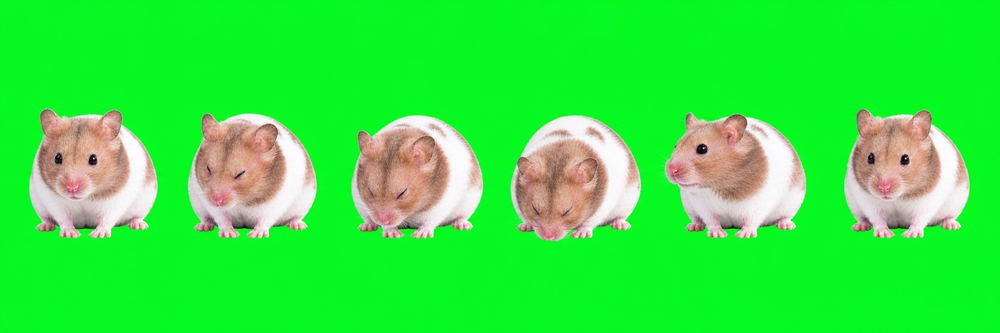
#> input picture pet-art/run/decoded/waiting.png, 1000 x 333 px, shrunk from 2172 x 724 before the run
$ python flatten_waiting_green.py
#> lines starting #> are read from the running program, lines starting #| are printed output that depends on the picture
from pathlib import Path
from PIL import Image

p = Path(__file__).parent / "decoded" / "waiting.png"
im = Image.open(p).convert("RGB")
#> im is the input picture: PIL image 1000x333 RGB; mean R, G, B 51.9, 232, 63.6
pix = im.load()
for y in range(im.height):
    for x in range(im.width):
        r, g, b = pix[x, y]
        if g >= 100 and g > r * 1.32 and g > b * 1.32:
            pix[x, y] = (0, 255, 0)
im.save(p)
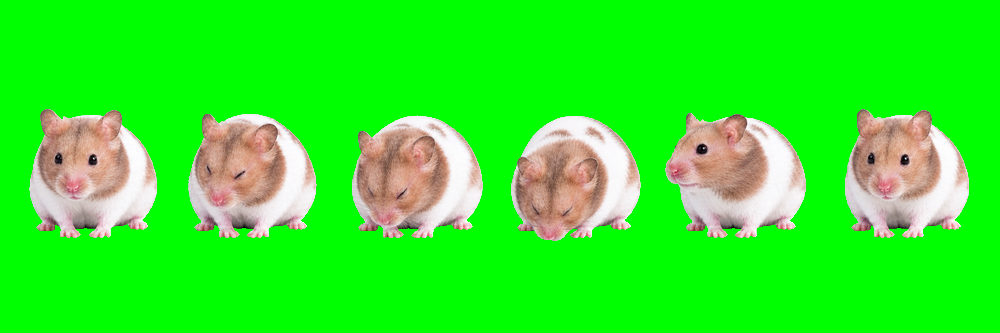
#> saved as waiting.png: PIL image 1000x333 RGB; mean R, G, B 47.6, 236.8, 38.3

$ run again, with pet-art/run/decoded/base.png copied over pet-art/run/decoded/waiting.png
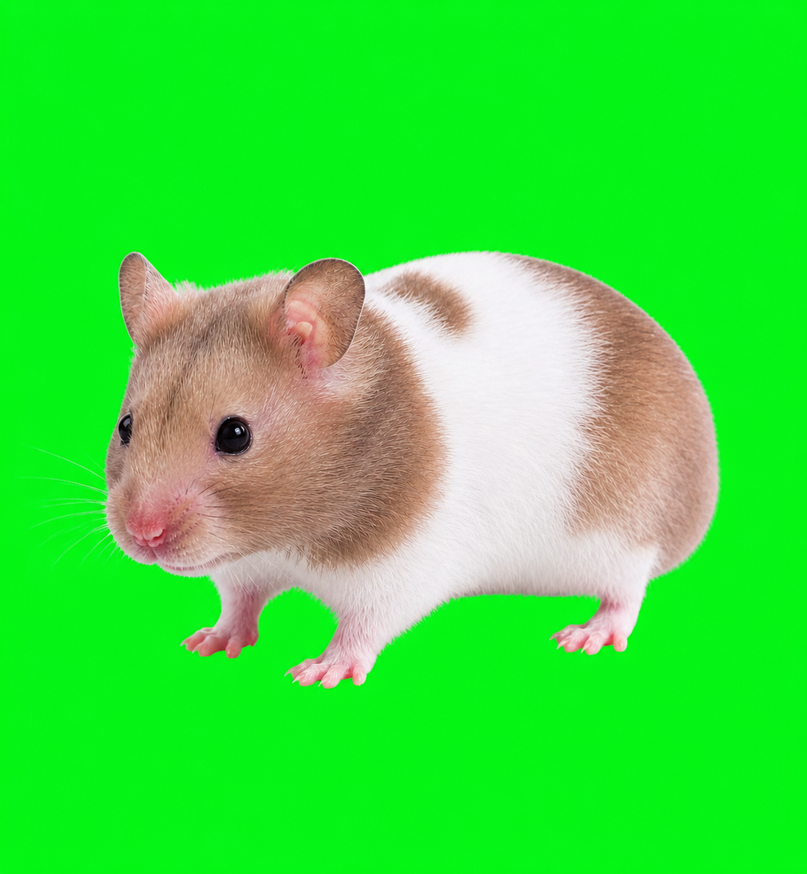
#> input picture pet-art/run/decoded/base.png, 807 x 874 px, shrunk from 1205 x 1305 before the run
#> im is the input picture: PIL image 807x874 RGB; mean R, G, B 59.5, 223.9, 60.7
#> `im.save(p)`:
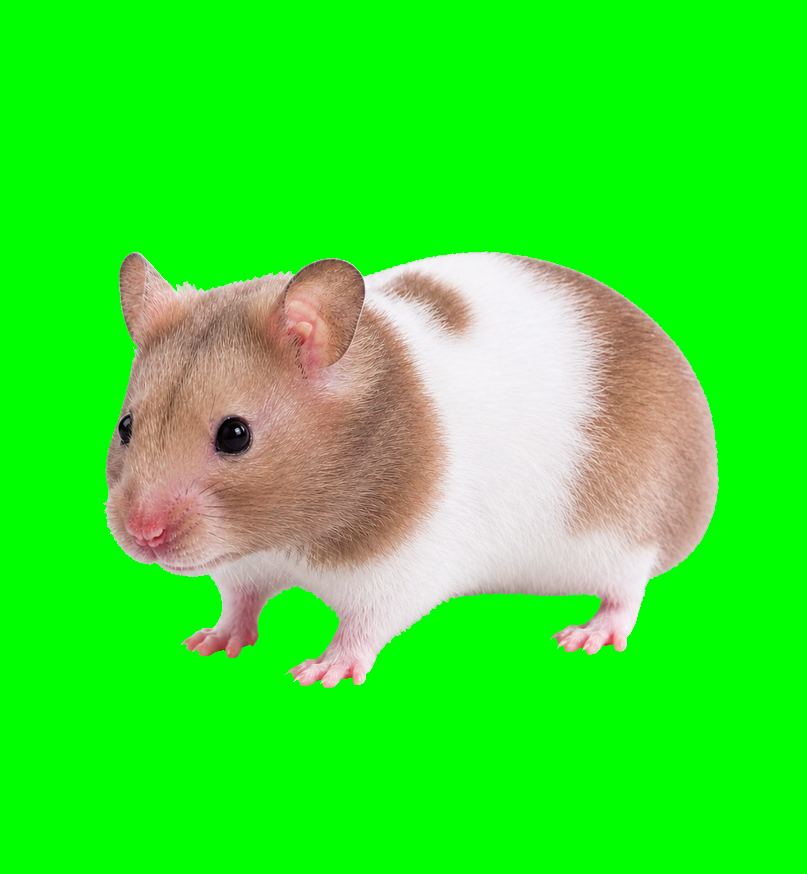
#> saved as waiting.png: PIL image 807x874 RGB; mean R, G, B 55.7, 231.5, 44.8
